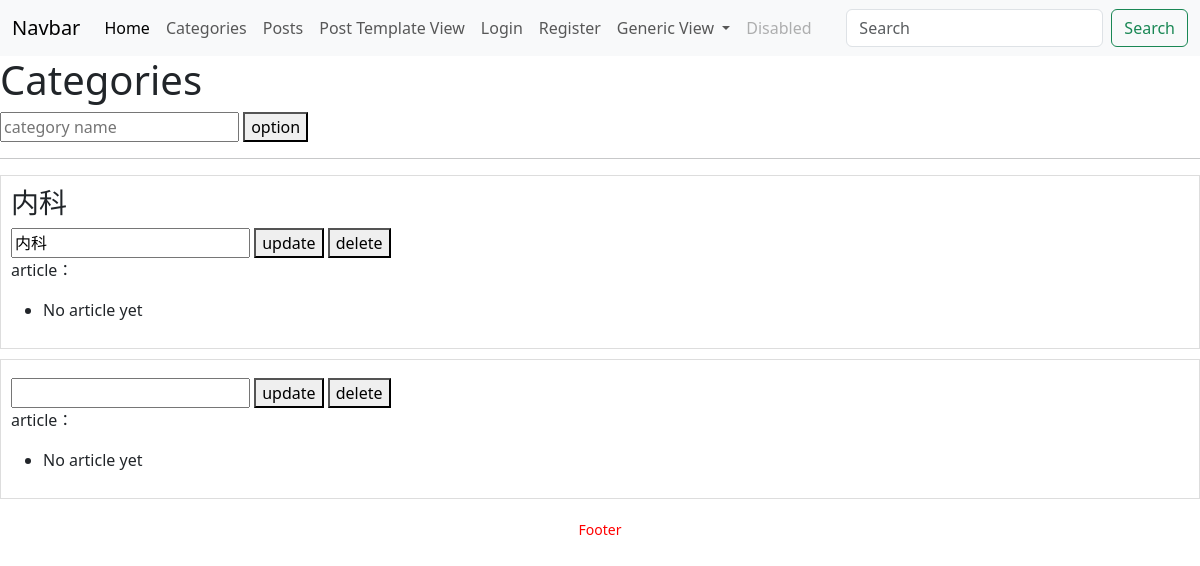
The page /categories/ on the database as committed earlier.
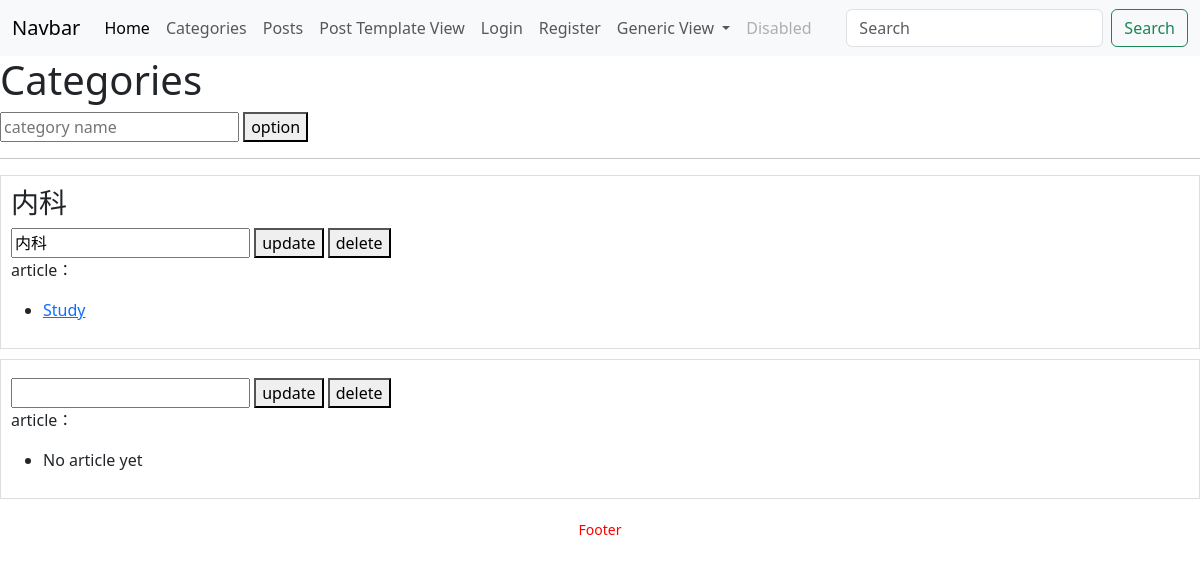
The same page on the database as committed later.
### blog/models.py (models this page shows, shortened)
class Category(models.Model):
    name = models.CharField(max_length=100)

class Post(models.Model):
    title = models.CharField(max_length=200)
    header_image = models.ImageField(upload_to='images/', blank=True, null=True)
    title_tag = models.CharField(max_length=200)
    author = models.ForeignKey(User, on_delete=models.CASCADE)
    body = RichTextField()
    post_date = models.DateTimeField(auto_now_add=True)
    snippet = models.CharField(max_length=100)
    category = models.ForeignKey(Category, on_delete=models.CASCADE)
    likes = models.ManyToManyField(User, related_name='likes', blank=True)

### blog/views.py (the view)
# urls.py: path("categories/", categories, name="categories"),
def categories(request):  #从数据库查出所有分类
    categories = Category.objects.all()  #把所有分类存到变量categories里 # Category.bojects.all() = SELECT * FROM category
    return render(request,  # 把查到的categories数据传给模板
                  'blog/categories.html',  # 渲染categories.html页面
                  {'categories': categories})  # 模板里可以用{{categories}} 来显示数据

### templates/blog/categories.html (shortened to what this page needs)
{% extends 'blog/Base.html' %}
{% block content %}
<h1>Categories</h1>
<form action="{% url 'category_create' %}" method="post">
    <input type="text" name="name" placeholder="category name">
    <button type="submit">option</button>
</form>
<hr>
{% for category in categories %}
    <div style="border: 1px solid #ddd; padding: 10px; margin-bottom: 10px;">
        <h3>{{ category.name }}</h3>
        <form action="{% url 'category_update' category.id %}" method="post" style="display: inline;">
            <input type="text" name="name" value="{{ category.name }}">
            <button type="submit">update</button>
        </form>
        <form action="{% url 'category_delete' %}" method="post" style="display: inline;">
            <button type="submit" onclick="return confirm('Are you sure to delete？')">delete</button>
        </form>
        <p>article：</p>
        <ul>
            {% for post in category.post_set.all %}
                <li>
                    <a href="{% url 'post_detail' post.id %}">
                        {{ post.title }}
                    </a>
                </li>
            {% empty %}
                <li>No article yet</li>
            {% endfor %}
        </ul>
    </div>
{% endfor %}
{% endblock %}

Rows that differ between the two databases and show on the page:
shown differently, row unchanged: Category "内科": no longer shows "No article yet"
added Post: title "Study", shown under Category "内科"
